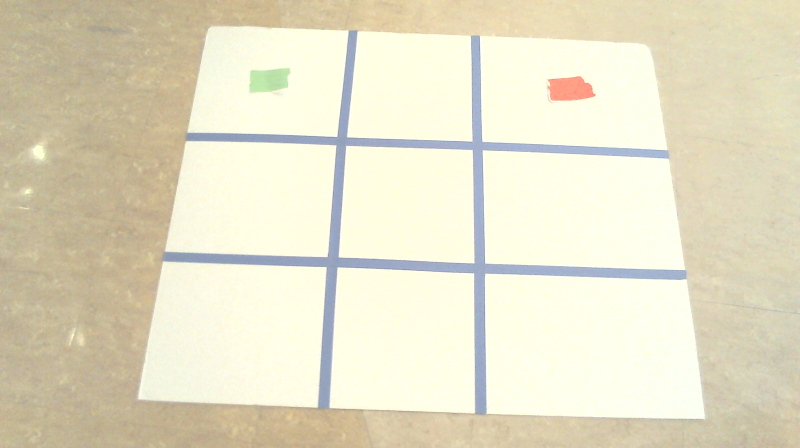
#> input picture Sprint #4 - Classification, Images, and Neural Networks/working with roto_images/images/rotoimages/roto1.jpg, 1600 x 896 px (shown at 1/2 size); its folder holds 3 pictures in this run
$ jupyter execute --allow-errors '2024-12-02 - Step 1b - Confirm Squares.ipynb'   (shell and % lines are left out)
#> lines starting #> are read from the running program, lines starting #| are printed output that depends on the picture
### Sprint #4 - Classification, Images, and Neural Networks/working with roto_images/image_defs.py
#!/usr/bin/env python
# coding: utf-8

# In[1]:


def straighten_image(image,corners=None):
    import numpy as np
    import cv2


    if corners is None:
        corners=find_corners(image)

    top_left, top_right, bottom_right, bottom_left=corners
    # Define the width and height of the new "top-down" view
    width = int(max(
        np.linalg.norm(bottom_right - bottom_left),
        np.linalg.norm(top_right - top_left)
    ))
    height = int(max(
        np.linalg.norm(top_right - bottom_right),
        np.linalg.norm(top_left - bottom_left)
    ))

    # Define the destination points for the perspective transform
    destination_corners = np.array([
        [0, 0],
        [width - 1, 0],
        [width - 1, height - 1],
        [0, height - 1]
    ], dtype="float32")

    # Compute the perspective transform matrix
    matrix = cv2.getPerspectiveTransform(corners, destination_corners)


    # Apply the perspective transformation
    warped_image = cv2.warpPerspective(image, matrix, (width, height))

    return warped_image


# In[2]:


# [176 lines left out: functions get_board_squares_from_image, get_gray_and_threshold_image, find_corners, find_corners_old, not called in this run]

### Sprint #4 - Classification, Images, and Neural Networks/working with roto_images/2024-12-02 - Step 1b - Confirm Squares.ipynb
[cell 1]
from pylab import *
from glob import glob
from image_defs import *
import os
from Game import Board

[cell 2]
board_picture_folder='images/rotoimages/'
square_images_folder='images/rotoimages squares'
image_to_use_for_corners="images/rotoimages/roto1.jpg"

from corners import *

[cell 3]
filename=image_to_use_for_corners

[cell 4]
image=imread(filename)
#> image is the input picture: shape (896, 1600, 3); mean R, G, B 228.3, 222.8, 198.2
subplot(2,1,1)
imshow(image)

# these few lines are specific to your image
im3=straighten_image(image,corners)
#> in straighten_image, `warped_image = cv2.warpPerspective(image, matrix, (width, height))`:
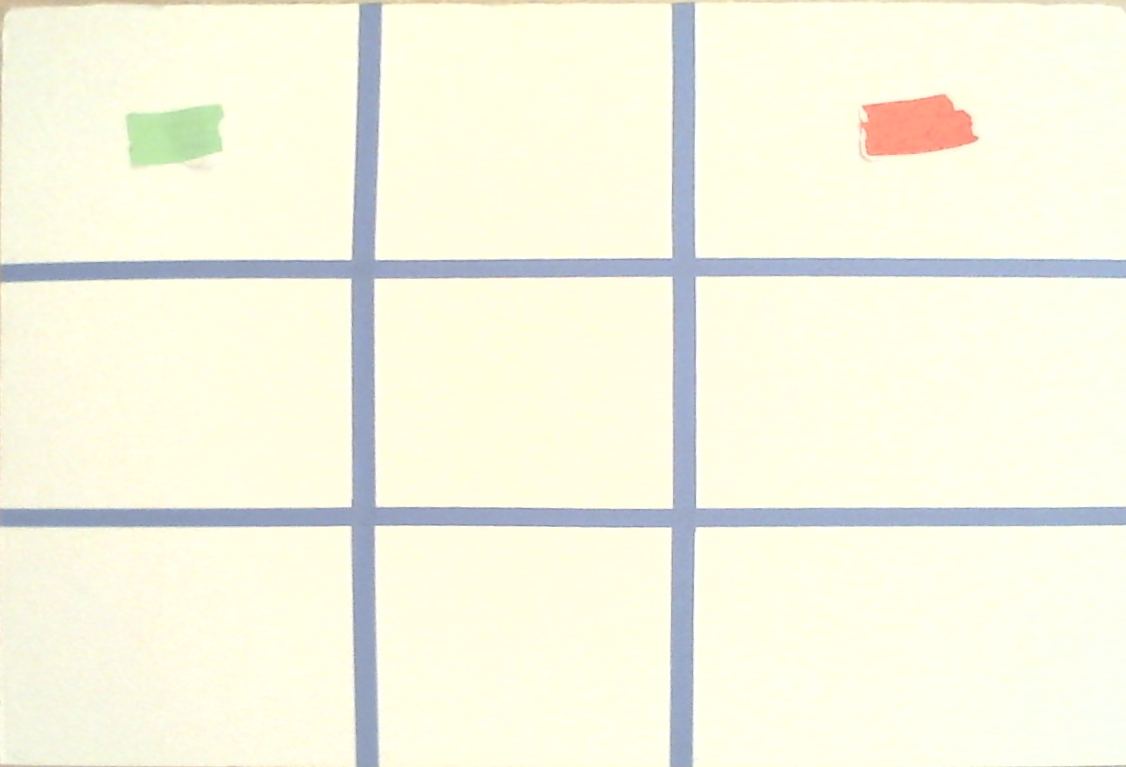
#> warped_image: shape (767, 1126, 3); mean R, G, B 245.3, 245.5, 226.6


subplot(2,1,2)
imshow(im3)
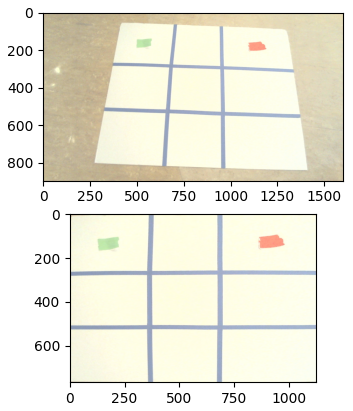
#> figure drawn by matplotlib, 2 panels

#> (a cell that did not finish here is left out)

#> (a cell that did not finish here is left out)
